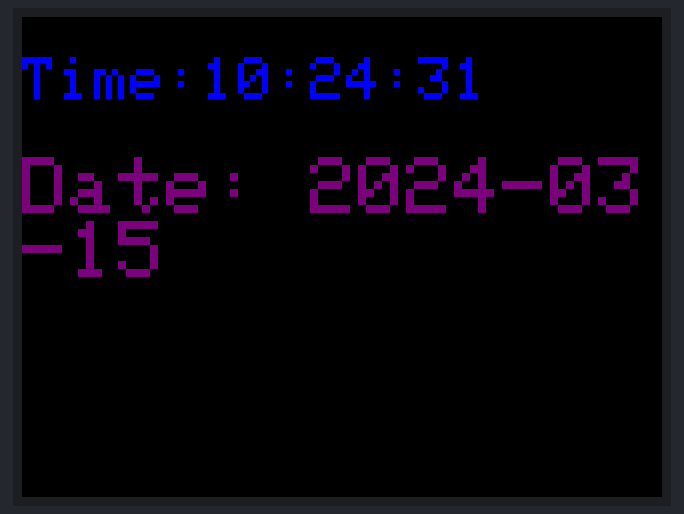
A sketch run on a simulated ESP32. On the bench: 320×240 colour display. WiFi joins after 1.5 s; servers stay silent unless stated; the local clock reads 2024-03-15 10:24:30 at power-on unless the sketch sets it.

Above: at 1.9 s.
At 6.2 s:
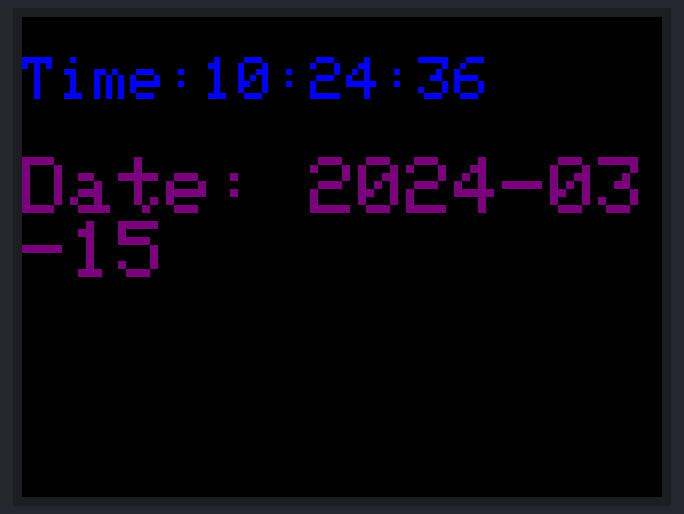
At 10.5 s:
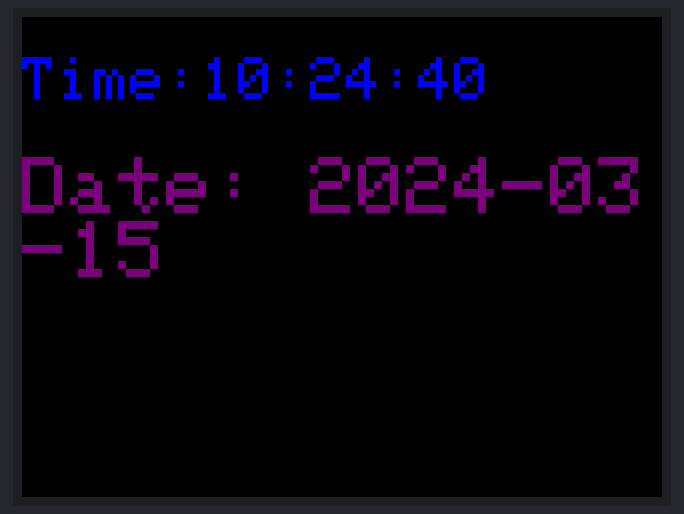
At 20.3 s:
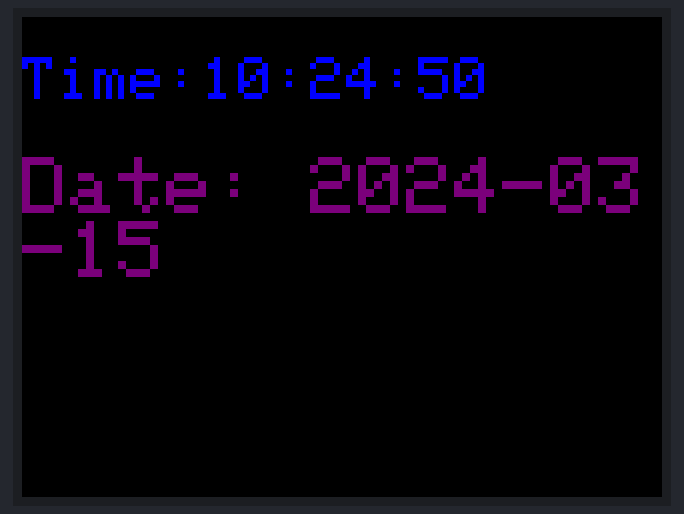
At 30.0 s:
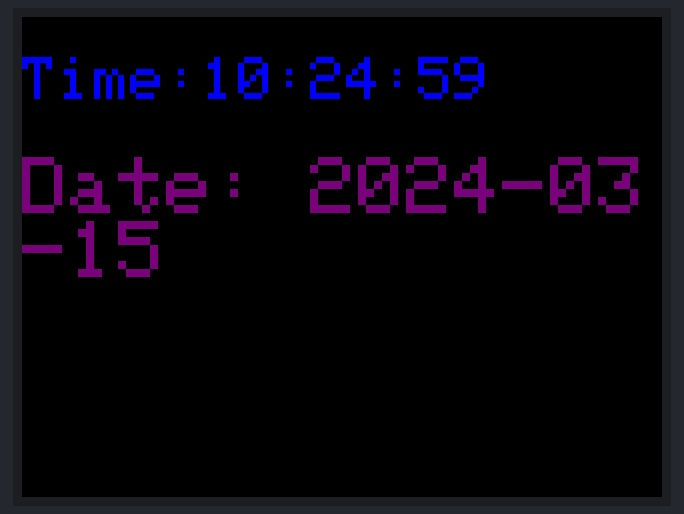
At 38.7 s:
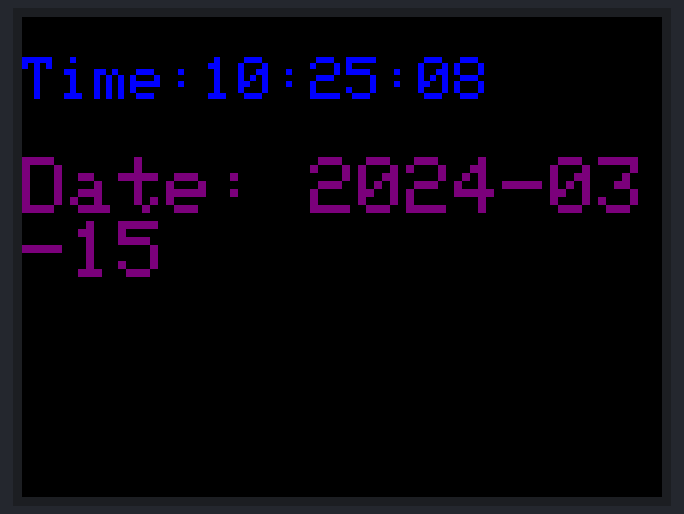

The sketch:

clock.ino
```cpp
#include <M5Unified.h>
#include <WiFiManager.h>
#include <time.h>

// NTP 服务器和时区设置
const char* ntpServer = "pool.ntp.org"; // NTP 服务器地址
const long gmtOffset_sec = 9 * 3600;    // UTC+9 时区（日本标准时间）
const int daylightOffset_sec = 0;       // 无夏令时

void setup() {
  // 初始化 M5StickC Plus2
  M5.begin();

  // 设置为横屏模式
  M5.Lcd.setRotation(1);

  // 使用 WiFiManager 自动连接 WiFi
  WiFiManager wifiManager;
  wifiManager.autoConnect("M5StickCPlus2_AP");

  if (WiFi.status() != WL_CONNECTED) {
    M5.Lcd.println("Failed to connect to WiFi");
    return;
  }

  M5.Lcd.println("WiFi Connected!");

  // NTP 时间同步
  configTime(gmtOffset_sec, daylightOffset_sec, ntpServer);

  // 尝试获取时间
  struct tm timeinfo;
  if (!getLocalTime(&timeinfo)) {
    M5.Lcd.println("Failed to obtain time");
  } else {
    M5.Lcd.fillScreen(TFT_BLACK);
    M5.Lcd.setTextSize(3); // 设置文本大小
    M5.Lcd.setCursor(0, 20);

    M5.Lcd.setTextColor(TFT_BLUE);
    M5.Lcd.printf("Time: %02d:%02d:%02d\n", timeinfo.tm_hour, timeinfo.tm_min, timeinfo.tm_sec);

    M5.Lcd.setCursor(0, 50);
    M5.Lcd.setTextColor(TFT_PINK);
    M5.Lcd.printf("Date: %04d-%02d-%02d", (timeinfo.tm_year + 1900), timeinfo.tm_mon + 1, timeinfo.tm_mday);
  }
}

void loop() {
  struct tm timeinfo;

  // 更新显示
  if (getLocalTime(&timeinfo)) {
    M5.Lcd.fillScreen(TFT_BLACK);
    M5.Lcd.setTextSize(3); // 设置文本大小

    M5.Lcd.setCursor(0, 20);
    M5.Lcd.setTextColor(TFT_BLUE);
    M5.Lcd.printf("Time:%02d:%02d:%02d", timeinfo.tm_hour, timeinfo.tm_min, timeinfo.tm_sec);

    M5.Lcd.setTextSize(4); // 设置文本大小
    M5.Lcd.setCursor(0, 70);
    M5.Lcd.setTextColor(TFT_PURPLE);
    M5.Lcd.printf("Date: %04d-%02d-%02d", (timeinfo.tm_year + 1900), timeinfo.tm_mon + 1, timeinfo.tm_mday);
  } else {
    M5.Lcd.setCursor(0, 20);
    M5.Lcd.setTextColor(TFT_RED); // 如果未能获取时间，则显示红色错误信息
    M5.Lcd.println("Failed to obtain time");
  }

  delay(1000); // 每秒更新一次显示
}
```

Measured:
- what the display in image 0 shows lasts 1.1 s, from 1.8 s to 2.9 s
